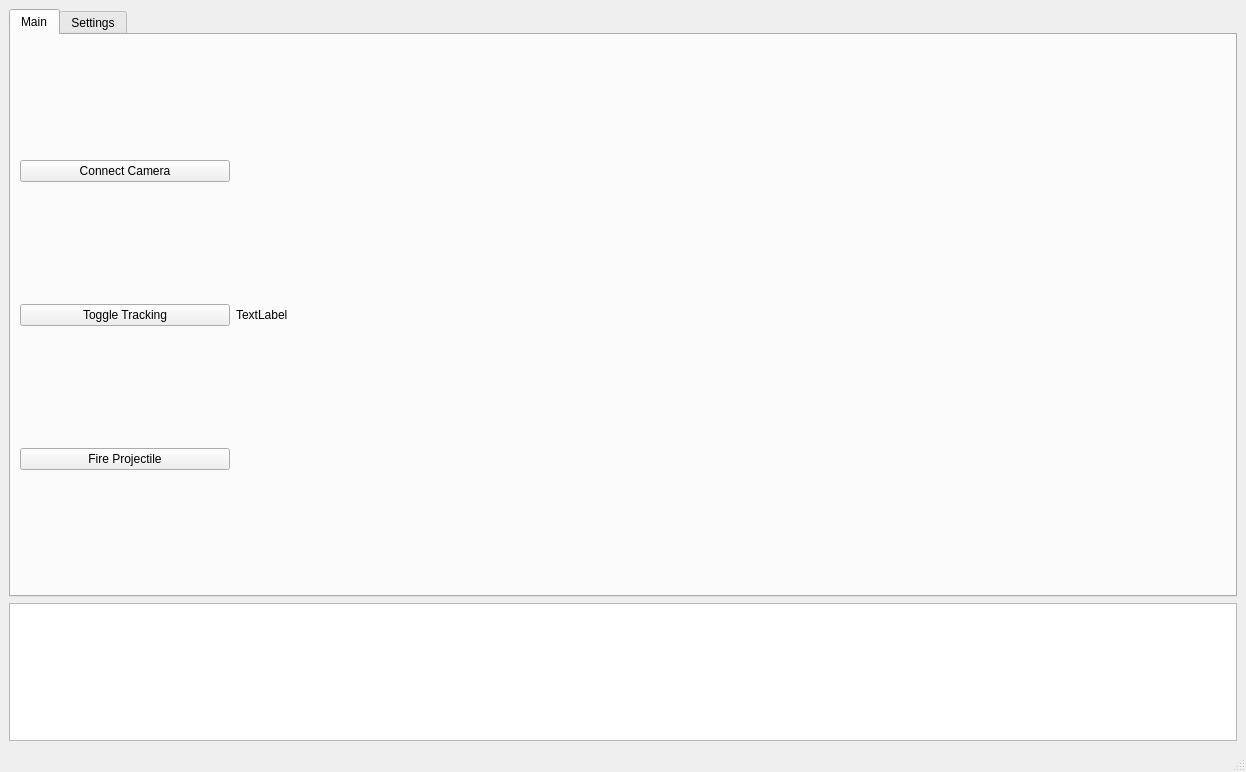
<?xml version="1.0" encoding="UTF-8"?>
<ui version="4.0">
 <class>MainWindow</class>
 <widget class="QMainWindow" name="MainWindow">
  <property name="geometry">
   <rect>
    <x>0</x>
    <y>0</y>
    <width>1246</width>
    <height>772</height>
   </rect>
  </property>
  <property name="windowTitle">
   <string>MainWindow</string>
  </property>
  <widget class="QWidget" name="centralwidget">
   <layout class="QVBoxLayout" name="verticalLayout_2">
    <item>
     <widget class="QTabWidget" name="tabWidget">
      <property name="currentIndex">
       <number>0</number>
      </property>
      <widget class="QWidget" name="MainTab">
       <attribute name="title">
        <string>Main</string>
       </attribute>
       <layout class="QHBoxLayout" name="horizontalLayout">
        <item>
         <widget class="QSplitter" name="splitter">
          <property name="orientation">
           <enum>Qt::Horizontal</enum>
          </property>
          <widget class="QWidget" name="gridLayoutWidget">
           <layout class="QVBoxLayout" name="verticalLayout_3">
            <item>
             <widget class="QPushButton" name="ConnectCameraButton">
              <property name="text">
               <string>Connect Camera</string>
              </property>
             </widget>
            </item>
            <item>
             <widget class="QPushButton" name="ToggleTracking">
              <property name="text">
               <string>Toggle Tracking</string>
              </property>
             </widget>
            </item>
            <item>
             <widget class="QPushButton" name="FireProjectButton">
              <property name="text">
               <string>Fire Projectile</string>
              </property>
             </widget>
            </item>
           </layout>
          </widget>
         </widget>
        </item>
        <item>
         <widget class="QLabel" name="imageLabel">
          <property name="minimumSize">
           <size>
            <width>990</width>
            <height>540</height>
           </size>
          </property>
          <property name="text">
           <string>TextLabel</string>
          </property>
         </widget>
        </item>
       </layout>
      </widget>
      <widget class="QWidget" name="SettingsTab">
       <attribute name="title">
        <string>Settings</string>
       </attribute>
       <layout class="QGridLayout" name="gridLayout">
        <item row="1" column="2">
         <widget class="QComboBox" name="ComPortCombo"/>
        </item>
        <item row="0" column="0">
         <widget class="QLabel" name="CameraNumberLabel">
          <property name="text">
           <string>Camera Number: </string>
          </property>
         </widget>
        </item>
        <item row="1" column="0">
         <widget class="QLabel" name="ComPortLabel">
          <property name="text">
           <string>System COM Port</string>
          </property>
         </widget>
        </item>
        <item row="3" column="3">
         <widget class="QPushButton" name="ApplySettings">
          <property name="text">
           <string>Apply</string>
          </property>
         </widget>
        </item>
        <item row="0" column="2">
         <widget class="QLineEdit" name="CameraNumberLE"/>
        </item>
        <item row="2" column="0" colspan="2">
         <widget class="QLabel" name="DimensionsLabel">
          <property name="text">
           <string>Dimensions:</string>
          </property>
         </widget>
        </item>
        <item row="2" column="2">
         <layout class="QGridLayout" name="gridLayout_2">
          <item row="1" column="2">
           <widget class="QLineEdit" name="ProjectileLengthLE"/>
          </item>
          <item row="0" column="0" rowspan="2">
           <widget class="QComboBox" name="ProjectileShapeCombo"/>
          </item>
          <item row="0" column="2">
           <widget class="QLineEdit" name="ProjectileRadiusLE"/>
          </item>
          <item row="0" column="1">
           <widget class="QLabel" name="RadiusLabel">
            <property name="text">
             <string>Radius</string>
            </property>
           </widget>
          </item>
          <item row="1" column="1">
           <widget class="QLabel" name="LengthLabel">
            <property name="text">
             <string>Length</string>
            </property>
           </widget>
          </item>
         </layout>
        </item>
        <item row="1" column="3">
         <widget class="QPushButton" name="pushButton">
          <property name="text">
           <string>PushButton</string>
          </property>
         </widget>
        </item>
       </layout>
      </widget>
     </widget>
    </item>
    <item>
     <widget class="QTextEdit" name="TerminalScroller">
      <property name="minimumSize">
       <size>
        <width>0</width>
        <height>100</height>
       </size>
      </property>
     </widget>
    </item>
   </layout>
  </widget>
  <widget class="QMenuBar" name="menubar">
   <property name="geometry">
    <rect>
     <x>0</x>
     <y>0</y>
     <width>1246</width>
     <height>26</height>
    </rect>
   </property>
  </widget>
  <widget class="QStatusBar" name="statusbar"/>
 </widget>
 <resources/>
 <connections/>
</ui>
